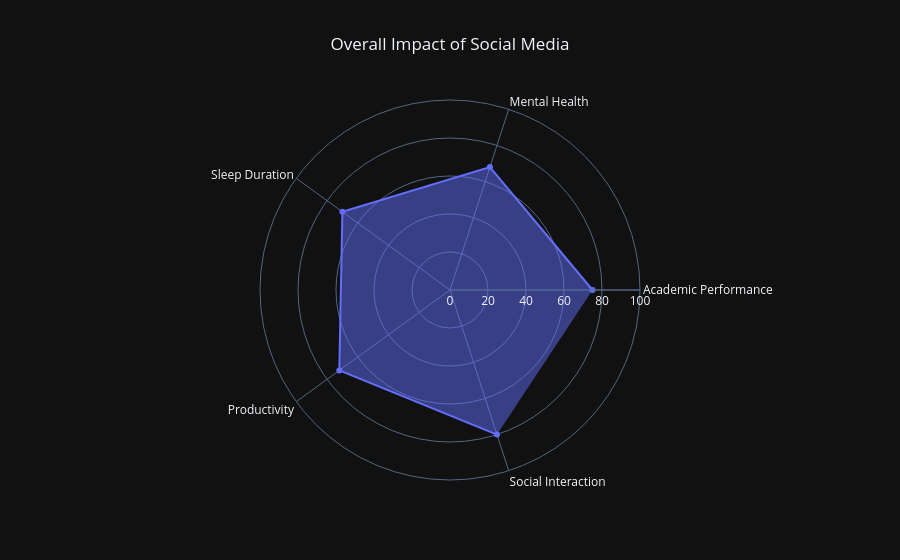

Source (notebook cell):
### Markdown cell above
# 📊 Analysis

#### The radar chart presents an overall comparison of five important factors related to students' social media usage: Academic Performance, Mental Health, Sleep Duration, Productivity, and Social Interaction. Each axis represents a different factor, while the filled polygon illustrates their relative scores on a scale of 0–100.The chart provides a quick visual summary of how social media may influence different aspects of students' lives. Larger values extending farther from the center indicate stronger performance or greater impact for that particular factor.

### Code cell
import plotly.graph_objects as go

categories = [
    "Academic Performance",
    "Mental Health",
    "Sleep Duration",
    "Productivity",
    "Social Interaction"
]

values = [75, 68, 70, 72, 80]

fig = go.Figure()

fig.add_trace(go.Scatterpolar(
    r=values,
    theta=categories,
    fill='toself',
    name='Overall Impact'
))

fig.update_layout(
    title="Overall Impact of Social Media",
    title_x=0.5,
    polar=dict(
        radialaxis=dict(
            visible=True,
            range=[0,100]
        )
    ),
    template="plotly_dark"
)

fig.show()

### Figure 1 — Plotly figure (JSON) as saved in the notebook; plotly's stock layout.template omitted (floating-point values rounded to 4 significant figures)
{"data": [{"fill": "toself", "name": "Overall Impact", "r": [75, 68, 70, 72, 80], "theta": ["Academic Performance", "Mental Health", "Sleep Duration", "Productivity", "Social Interaction"], "type": "scatterpolar"}], "layout": {"polar": {"radialaxis": {"range": [0, 100], "visible": true}}, "title": {"text": "Overall Impact of Social Media", "x": 0.5}}}
